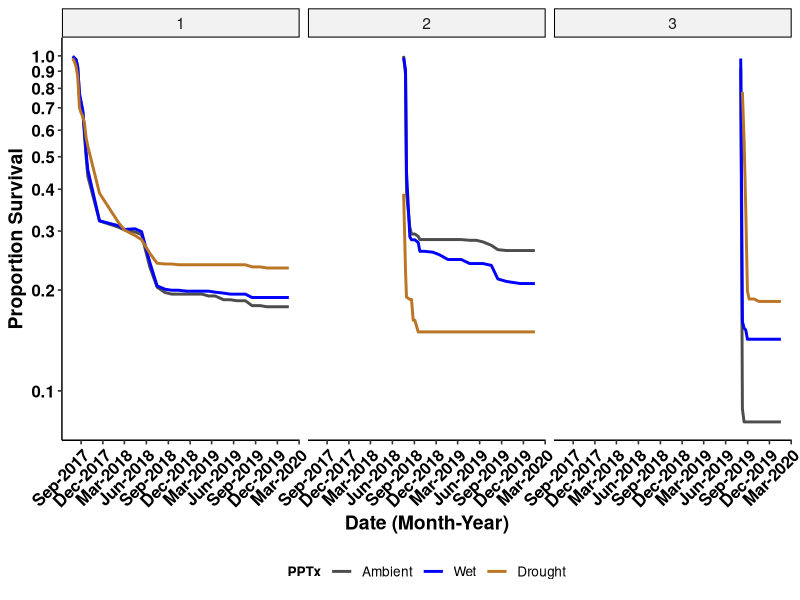
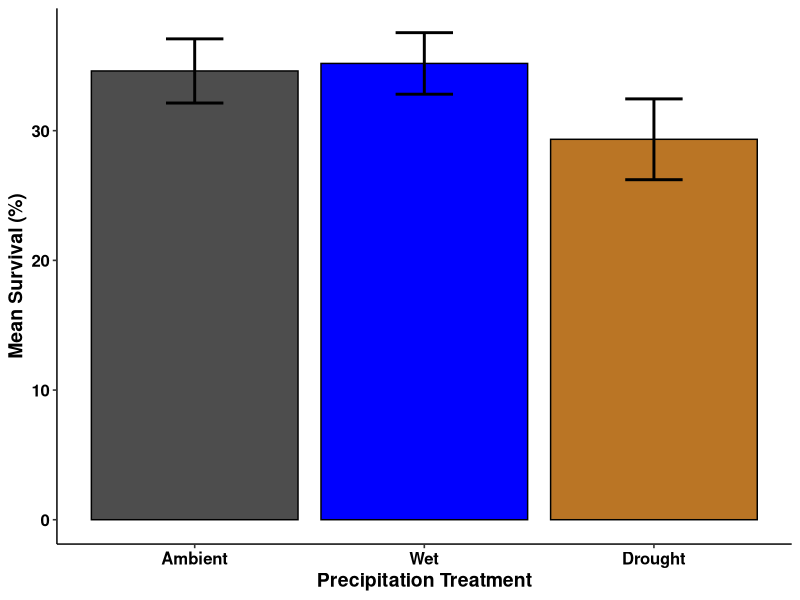
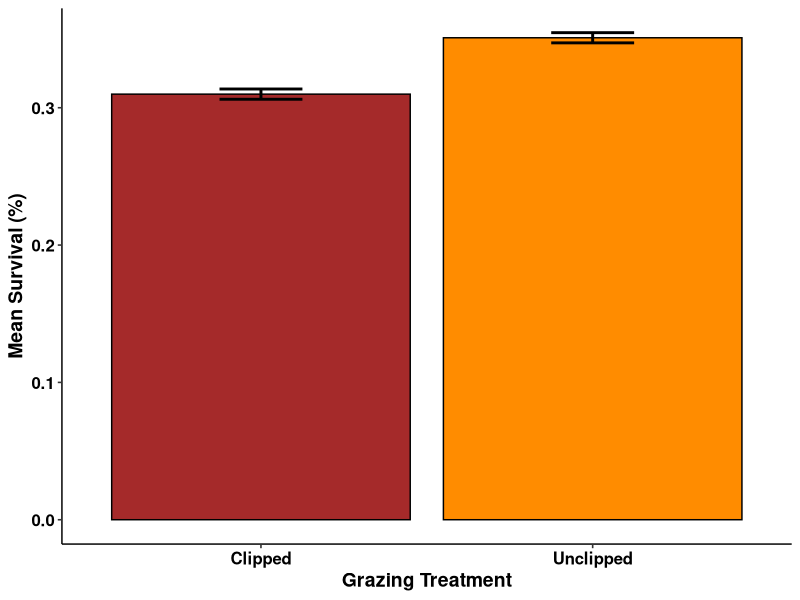
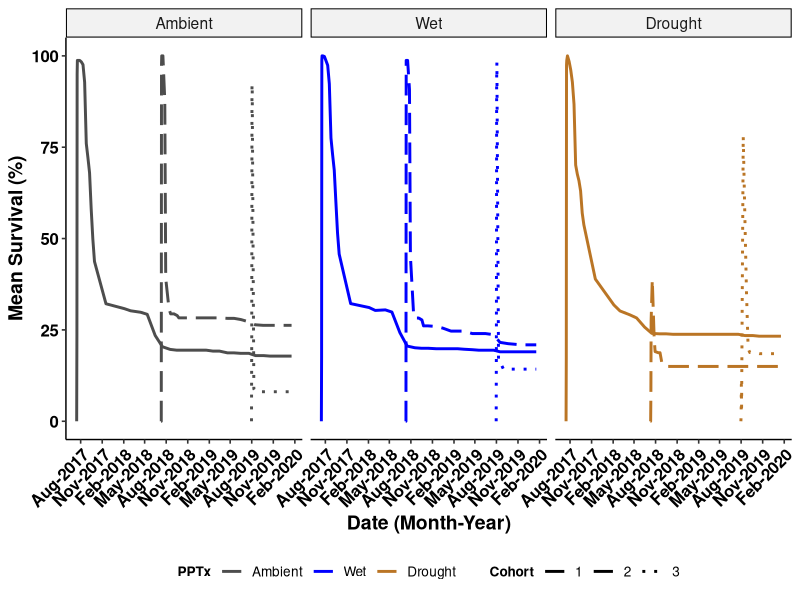
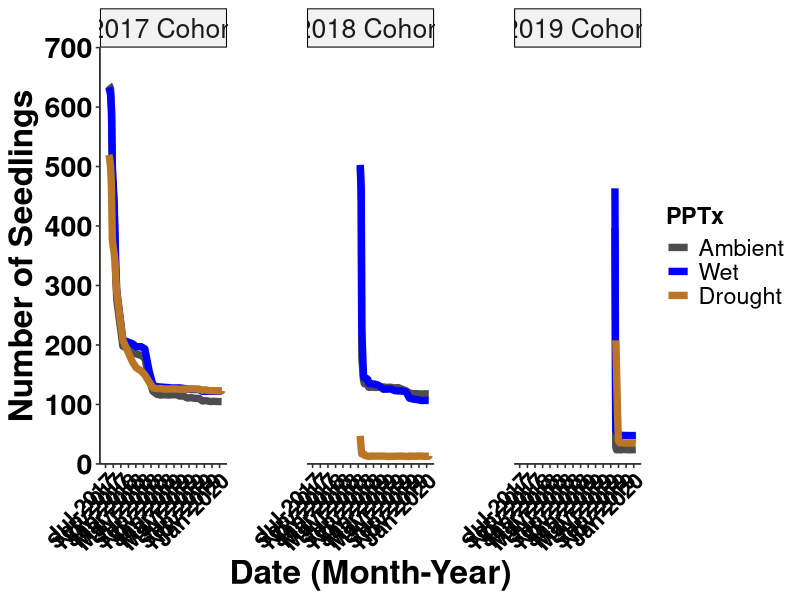
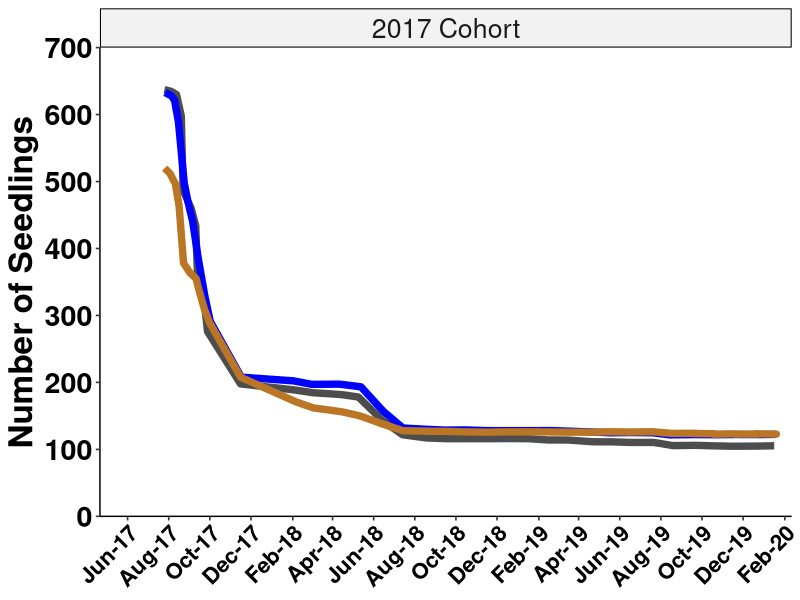
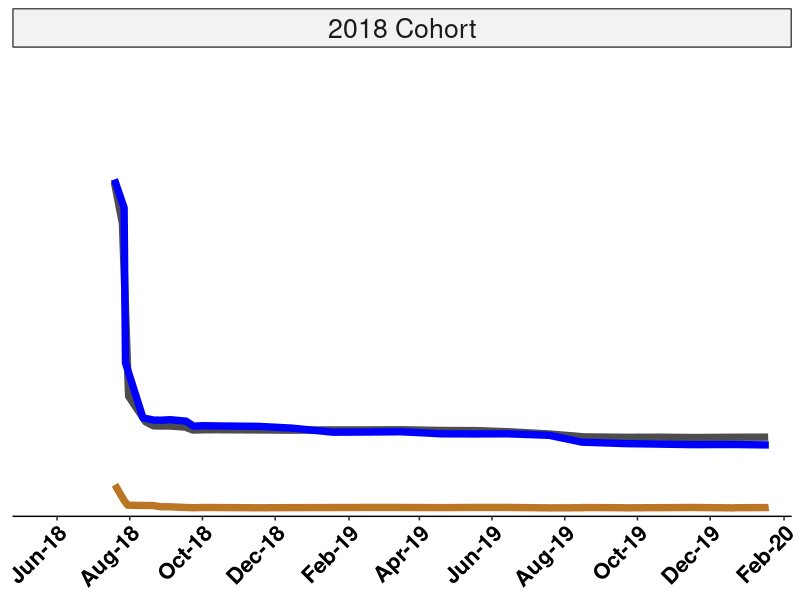
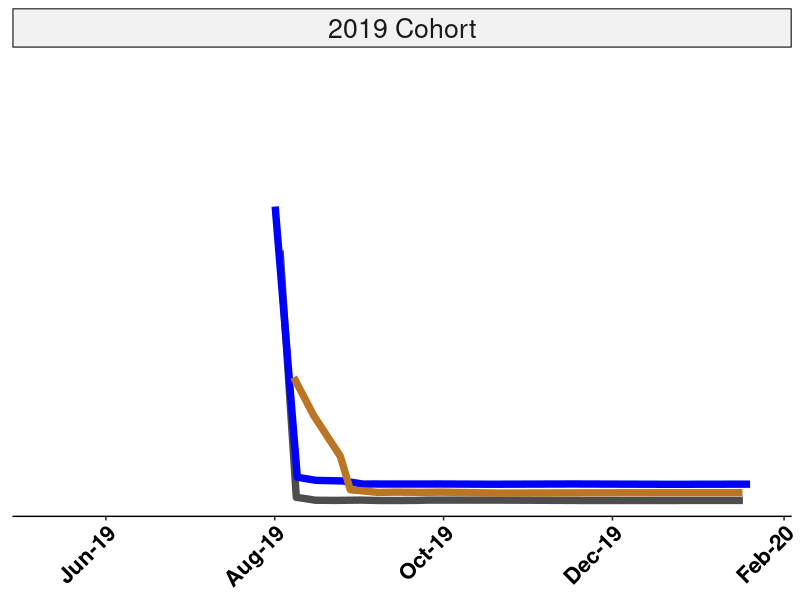

These figures' R source, in order:
# USDA Rainout - Santa Rita Experimental Range
# Data visualizations-main
# Austin Rutherford
# email:arutherford@email.arizona.edu
# 2021-03-29

# Load packages
library(tidyverse)
library(forcats)
library(vroom)
library(ggpubr)
library(glmmTMB)
library(dplyr)

### Read in clean seedlings data with model outputs from "srer_rainout_stats_summarize"
seedlings_obs <- vroom("Data/seedlings_obs.csv",
                   col_types = c(.default = "f",
                                 ObsID = "i",
                                 date = "D",
                                 survival = "i",
                                 died = "i",
                                 tot_germination = "i",
                                 herb_lived = "i",
                                 herb_died = "i",
                                 tot_herbivory = "i",
                                 granivory = "i",
                                 res_surv = "d",
                                 sim_surv = "d",
                                 sim_fit_surv = "d",
                                 pred_surv = "d"))
str(seedlings_obs)
glimpse(seedlings_obs)

# create data set for raw survival data
tot_surv <- seedlings_obs %>% 
  mutate(surv_perc = ((survival/tot_germination))) %>% 
  mutate(surv_perc = replace_na(surv_perc, 0)) %>% 
  group_by(precip, cohort, date) %>% 
  summarise(mean_surv = mean(surv_perc),
            count_surv = sum(survival),
            sd_surv = sd(surv_perc),
            counts = n(),
            se_surv = (sd_surv/sqrt(counts))) %>%
  mutate(upper = mean_surv + se_surv,
         lower = mean_surv - se_surv,
         date = as.Date(date))

summary(tot_surv)

# survivorship curve, remove the lead up
surv_small_1 <- tot_surv %>% 
  filter(cohort == 1) %>% 
  filter(date > "2017-07-21")

surv_small_2 <- tot_surv %>% 
  filter(cohort == 2) %>% 
  filter(date >= "2018-07-18")

surv_small_3 <- tot_surv %>% 
  filter(cohort == 3 & precip != "RO") %>% # to start with all max values, need to cut one more date from RO..delayed germ
  filter(date >= "2019-08-03")

surv_small_drought <- tot_surv %>% 
  filter(precip == "RO" & date >= "2019-08-10")

surv_small_all <- rbind(surv_small_1, surv_small_2, surv_small_3, surv_small_drought) %>% 
  mutate(date = as.Date(date))


line_surv_curv <- surv_small_all %>% 
  mutate(precip = recode_factor(precip,
                                "Control" = "Ambient",
                                "IR" = "Wet",
                                "RO" = "Drought")) %>% 
  ggplot(aes(x = date, y = mean_surv, group = precip, color = precip)) + 
  scale_color_manual(values = c("grey30", "blue1", "#ba7525")) +
  scale_x_date(date_labels = "%b-%Y", date_breaks = "3 months") +
  geom_line(aes(), stat = "identity", size = 1) + 
  scale_fill_manual(values = c("grey30","blue1", "red1")) +
  scale_y_log10(breaks = seq(0, 1, 0.10))+
  labs(y = "Proportion Survival",
       x = "Date (Month-Year)",
       color = "PPTx") +
  facet_wrap(~cohort, ncol = 3, nrow = 1) +
  theme_pubr(legend = "bottom", x.text.angle = 45) +
  labs_pubr()

line_surv_curv

# bar fig of survival
bar_surv_fig <- tot_surv %>%
  group_by(precip) %>% 
  summarise(mean_precip_per = (100*mean(mean_surv)),
            mean_se_per = (100*mean(se_surv))) %>%
  mutate(upper = mean_precip_per + mean_se_per,
         lower = mean_precip_per - mean_se_per) %>%
  mutate(precip = recode_factor(precip,
                                      "Control" = "Ambient",
                                      "IR" = "Wet",
                                       "RO" = "Drought", .ordered = TRUE)) %>% 
  ggplot(mapping = aes(x = precip, y = mean_precip_per, fill = precip)) +
  geom_bar(stat="identity", color = "black", position=position_dodge()) +
  geom_errorbar(aes(ymin = lower, ymax = upper), width = 0.25, position = position_dodge(), size = 1) +
  scale_fill_manual(values = c("grey30","blue1","#ba7525")) +
  scale_x_discrete(labels = c("Ambient","Wet", "Drought")) +
  labs(y = "Mean Survival (%)",
       x = "Precipitation Treatment") +
  theme_pubr(legend = "none") +
  labs_pubr()

bar_surv_fig

ggsave(filename = "Figures_Tables/bar_mean_surv.tiff",
       plot = bar_surv_fig,
       dpi = 800,
       width = 22,
       height = 12,
       units = "in",
       compression = "lzw")

# create data set for clip
tot_surv_c <- seedlings_obs %>% 
  mutate(surv_perc = ((survival/tot_germination))) %>% 
  mutate(surv_perc = replace_na(surv_perc, 0)) %>% 
  group_by(clip) %>% 
  summarise(mean_surv = mean(surv_perc),
            count_surv = sum(surv_perc),
            sd_surv = sd(surv_perc),
            counts = n(),
            se_surv = (sd_surv/sqrt(counts))) %>%
  mutate(upper = mean_surv + se_surv,
         lower = mean_surv - se_surv)

bar_cliponly_fig <- tot_surv_c %>%
  ggplot(mapping = aes(x = clip, y = mean_surv, fill = clip)) +
  geom_bar(stat="identity", color = "black", position=position_dodge()) +
  geom_errorbar(aes(ymin = lower, ymax = upper), width = 0.25, position = position_dodge(), size = 1) +
  scale_fill_manual(values = c("brown","darkorange")) +
  scale_x_discrete(labels = c("Clipped","Unclipped")) +
  labs(y = "Mean Survival (%)",
       x = "Grazing Treatment") +
  theme_pubr(legend = "none") +
  labs_pubr()

bar_cliponly_fig

ggsave(filename = "Figures_Tables/bar_cliponly_surv.tiff",
       plot = bar_cliponly_fig,
       dpi = 800,
       width = 22,
       height = 12,
       units = "in",
       compression = "lzw")

# plot survival over time, all dates
line_mean_surv <- tot_surv %>% 
  mutate(precip = recode_factor(precip,
                                "Control" = "Ambient",
                                "IR" = "Wet",
                                "RO" = "Drought", .ordered = TRUE)) %>% 
  ggplot(aes(x = date, y = 100*mean_surv, group = cohort, color = precip)) + 
  scale_color_manual(values = c("grey30", "blue1", "#ba7525")) +
  #scale_y_continuous(breaks = seq(0, 120, 10), expand = c(0.02,0)) +
  scale_x_date(date_labels = "%b-%Y", date_breaks = "3 months") +
  geom_line(aes(linetype = cohort), stat = "identity", size = 1) + 
  scale_linetype_manual(values=c("solid","longdash", "dotted")) +
  scale_fill_manual(values = c("grey30","blue1", "red1")) +
  ylim(0, 100) +
  labs(y = "Mean Survival (%)",
       x = "Date (Month-Year)",
       color = "PPTx",
       linetype = "Cohort") +
  facet_wrap(~precip, ncol = 3, nrow = 1) +
  theme_pubr(legend = "bottom", x.text.angle = 45) +
  labs_pubr()

line_mean_surv

ggsave(filename = "Figures_Tables/seedlings/line_mean_surv.tiff",
       plot = line_mean_surv,
       dpi = 800,
       width = 22,
       height = 12,
       units = "in",
       compression = "lzw")


# remove the lead up survival to start max for each cohort (following Archer suggestions)
surv_small_1 <- tot_surv %>% 
  filter(cohort == 1) %>% 
  filter(date > "2017-07-21")

surv_small_2 <- tot_surv %>% 
  filter(cohort == 2) %>% 
  filter(date >= "2018-07-18")

surv_small_3 <- tot_surv %>% 
  filter(cohort == 3 & precip != "RO") %>% # to start with all max values, need to cut one more date from RO..delayed germ
  filter(date >= "2019-08-03")

surv_small_drought <- tot_surv %>% 
  filter(precip == "RO" & date >= "2019-08-10")

surv_small_all <- rbind(surv_small_1, surv_small_2, surv_small_3, surv_small_drought) %>% 
  mutate(date = as.Date(date))

range <-  c(as.Date("2017-06-15"), as.Date("2020-02-01"))

line_mean_surv_archer <- surv_small_all %>% 
  mutate(precip = recode_factor(precip,
                                "Control" = "Ambient",
                                "IR" = "Wet",
                                "RO" = "Drought", .ordered = TRUE)) %>%
  mutate(cohort = recode_factor(cohort,
                                "1" = "2017 Cohort",
                                "2" = "2018 Cohort",
                                "3" = "2019 Cohort")) %>%
  ggplot(aes(x = date, y = count_surv, group = precip, color = precip)) + 
  scale_color_manual(values = c("grey30", "blue1", "#ba7525")) +
  scale_y_continuous(limits = c(0,700), breaks = seq(0, 700, 100), expand = c(0,0)) +
  scale_x_date(date_labels = "%b-%Y", date_breaks = "2.5 months", expand = c(0.03,0.03), limits = range) +
  geom_line(aes(), stat = "identity", size = 2.5, position = "jitter") + 
  #scale_linetype_manual(values=c("solid","longdash", "dotted")) +
  scale_fill_manual(values = c("grey30","blue1", "red1")) +
  #ylim(0, 700) +
  labs(y = "Number of Seedlings",
       x = "Date (Month-Year)",
       color = "PPTx") +
  facet_wrap(~cohort, ncol = 3, nrow = 1, scales = "free_x") +
  theme_pubr(legend = "right", x.text.angle = 45) +
  theme(panel.spacing.x = unit(4, "lines")) +
  labs_pubr(base_size = 24)+
  theme(axis.text.x=element_text(size=16))

line_mean_surv_archer

ggsave(filename = "Figures_Tables/seedlings/line_mean_surv_archer.tiff",
       plot = line_mean_surv_archer,
       dpi = 800,
       width = 22,
       height = 12,
       units = "in",
       compression = "lzw")

# create a separate plot for each cohort, then combine to set date ranges/scales
# for each cohort 

surv_1 <- surv_small_all %>% filter(cohort == "1")

surv_2 <- surv_small_all %>% filter(cohort == "2")

surv_3 <- surv_small_all %>% filter(cohort == "3")

range1 <-  c(as.Date("2017-05-01"), as.Date("2020-02-01"))

line_mean_surv_archer_1 <- surv_1 %>% 
  mutate(precip = recode_factor(precip,
                                "Control" = "Ambient",
                                "IR" = "Wet",
                                "RO" = "Drought", .ordered = TRUE)) %>%
  mutate(cohort = recode_factor(cohort,
                                "1" = "2017 Cohort")) %>%
  ggplot(aes(x = date, y = count_surv, group = precip, color = precip)) + 
  scale_color_manual(values = c("grey30", "blue1", "#ba7525")) +
  scale_y_continuous(limits = c(0,700), breaks = seq(0, 700, 100), expand = c(0,0)) +
  scale_x_date(date_labels = "%b-%y", date_breaks = "2.75 months", expand = c(0.01, 0), limits = range1) +
  geom_line(aes(), stat = "identity", size = 2.5, position = "jitter") + 
  scale_fill_manual(values = c("grey30","blue1", "red1")) +
  labs(y = "Number of Seedlings",
       x = NULL,
       color = "PPTx") +
  facet_wrap(~cohort) +
  theme_pubr(legend = "none", x.text.angle = 45) +
  #theme(plot.margin =  unit(c(0,1,0,0),"inches")) +
  labs_pubr(base_size = 24)+
  theme(axis.text.x=element_text(size=16))

line_mean_surv_archer_1

range2 <-  c(as.Date("2018-05-01"), as.Date("2020-02-01"))

line_mean_surv_archer_2 <- surv_2 %>% 
  mutate(precip = recode_factor(precip,
                                "Control" = "Ambient",
                                "IR" = "Wet",
                                "RO" = "Drought", .ordered = TRUE)) %>%
  mutate(cohort = recode_factor(cohort,
                                "2" = "2018 Cohort")) %>%
  ggplot(aes(x = date, y = count_surv, group = precip, color = precip)) + 
  scale_color_manual(values = c("grey30", "blue1", "#ba7525")) +
  scale_y_continuous(limits = c(0,700), breaks = seq(0, 700, 100), expand = c(0,0)) +
  scale_x_date(date_labels = "%b-%y", date_breaks = "2.75 months", expand = c(0.01,0), limits = range2) +
  geom_line(aes(), stat = "identity", size = 2.5, position = "jitter") + 
  scale_fill_manual(values = c("grey30","blue1", "red1")) +
  labs(y = NULL,
       x = NULL,
       color = "PPTx") +
  facet_wrap(~cohort) +
  theme_pubr(legend = "none", x.text.angle = 45) +
  #theme(plot.margin =  unit(c(0,1,0,0),"inches")) +
  labs_pubr(base_size = 24)+
  theme(axis.text.x=element_text(size=16),
        axis.text.y = element_blank(),
        axis.ticks.y = element_blank(),
        axis.line.y = element_blank())

line_mean_surv_archer_2

range3 <-  c(as.Date("2019-05-01"), as.Date("2020-02-01"))

line_mean_surv_archer_3 <- surv_3 %>% 
  mutate(precip = recode_factor(precip,
                                "Control" = "Ambient",
                                "IR" = "Wet",
                                "RO" = "Drought", .ordered = TRUE)) %>%
  mutate(cohort = recode_factor(cohort,
                                "3" = "2019 Cohort")) %>%
  ggplot(aes(x = date, y = count_surv, group = precip, color = precip)) + 
  scale_color_manual(values = c("grey30", "blue1", "#ba7525")) +
  scale_y_continuous(limits = c(0,700), breaks = seq(0, 700, 100), expand = c(0,0)) +
  scale_x_date(date_labels = "%b-%y", date_breaks = "2.75 months", expand = c(0.01,0), limits = range3) +
  geom_line(aes(), stat = "identity", size = 2.5, position = "jitter") + 
  scale_fill_manual(values = c("grey30","blue1", "red1")) +
  labs(y = NULL,
       x = NULL,
       color = "PPTx") +
  facet_wrap(~cohort) +
  theme_pubr(legend = "none", x.text.angle = 45) +
  #theme(plot.margin =  unit(c(0,1,0,0),"inches")) +
  labs_pubr(base_size = 24)+
  theme(axis.text.x=element_text(size=16),
        axis.text.y = element_blank(),
        axis.ticks.y = element_blank(),
        axis.line.y = element_blank())

line_mean_surv_archer_3

# combine the three figs into one
tot_surv_fig <- gridExtra::grid.arrange(line_mean_surv_archer_1, 
                             line_mean_surv_archer_2,
                             line_mean_surv_archer_3,
                             ncol = 3)

tot_surv_fig

ggsave(filename = "Figures_Tables/seedlings/line_mean_surv_tot.tiff",
       plot = tot_surv_fig,
       dpi = 800,
       width = 22,
       height = 12,
       units = "in",
       compression = "lzw")

surv_small_all %>% 
  group_by(precip, cohort) %>% 
  summarise(max = max(count_surv),
            min = min(count_surv))


# calculate summary info
tot_surv_summary <- seedlings_obs %>% 
  mutate(surv_perc = ((survival/tot_germination))) %>% 
  mutate(surv_perc = replace_na(surv_perc, 0)) %>% 
  group_by(precip, cohort, date) %>% 
  summarise(mean_surv = 100*mean(surv_perc),
            sd_surv = 100*sd(surv_perc),
            counts = n(),
            se_surv = (sd_surv/sqrt(counts))) %>%
  mutate(upper = mean_surv + se_surv,
         lower = mean_surv - se_surv)

tot_surv_summary_full <- seedlings_obs %>% 
  mutate(surv_perc = ((survival/tot_germination))) %>% 
  mutate(surv_perc = replace_na(surv_perc, 0)) %>% 
  group_by(precip, excl, clip) %>% 
  summarise(mean_surv = 100*mean(surv_perc),
            sd_surv = 100*sd(surv_perc),
            counts = n(),
            se_surv = (sd_surv/sqrt(counts))) %>%
  mutate(upper = mean_surv + se_surv,
         lower = mean_surv - se_surv)

tot_surv_summary_pcohort <- seedlings_obs %>% 
  mutate(surv_perc = ((survival/tot_germination))) %>% 
  mutate(surv_perc = replace_na(surv_perc, 0)) %>% 
  group_by(precip, cohort) %>% 
  summarise(mean_surv = 100*mean(surv_perc),
            sd_surv = 100*sd(surv_perc),
            counts = n(),
            se_surv = (sd_surv/sqrt(counts))) %>%
  mutate(upper = mean_surv + se_surv,
         lower = mean_surv - se_surv)

# create data set for precip and excl and clip
tot_surv_pce <- seedlings_obs %>% 
  mutate(surv_perc = ((survival/tot_germination))) %>% 
  mutate(surv_perc = replace_na(surv_perc, 0)) %>% 
  group_by(precip, excl, clip) %>% 
  summarise(mean_surv = 100*mean(surv_perc),
            sd_surv = 100*sd(surv_perc),
            counts = n(),
            se_surv = (sd_surv/sqrt(counts))) %>%
  mutate(upper = mean_surv + se_surv,
         lower = mean_surv - se_surv)

bar_pce_fig <- tot_surv_pce %>%
  mutate(precip = recode_factor(precip,
                                "Control" = "Ambient",
                                "IR" = "Wet",
                                "RO" = "Drought", .ordered = TRUE)) %>% 
  mutate(excl = recode_factor(excl, 
                              "Control" = "None",
                              "Ants" = "Ants Excl",
                              "Rodents" = "Rodents Excl",
                              "Total" = "Total Excl")) %>% 
  ggplot(mapping = aes(x = precip, y = mean_surv, fill = precip)) +
  geom_bar(stat="identity", color = "black", position=position_dodge()) +
  geom_errorbar(aes(ymin = lower, ymax = upper), width = 0.25, position = position_dodge(), size = 1) +
  scale_fill_manual(values = c("grey30", "blue1", "#ba7525")) +
  scale_x_discrete(labels = c("Ambient", "Wet", "Drought")) +
  ylim(0, 60) +
  labs(y = "Seedling Survival (%)",
       x = "Precipitation Treatment") +
  theme_pubr(legend = "none") +
  facet_grid(cols = vars(clip), rows = vars(excl)) +
  labs_pubr(base_size = 24) +
  theme(legend.position="none", 
        panel.border = element_blank(), 
        panel.spacing.x = unit(1,"line"))

bar_pce_fig

ggsave(filename = "Figures_Tables/bar_alltx_surv.tiff",
       plot = bar_pce_fig,
       dpi = 800,
       width = 22,
       height = 12,
       units = "in",
       compression = "lzw")

# create data set for precip and clip
tot_surv_pc <- seedlings_obs %>%
  mutate(surv_perc = ((survival/tot_germination))) %>% 
  mutate(surv_perc = replace_na(surv_perc, 0)) %>% 
  group_by(precip, clip) %>% 
  summarise(mean_surv = 100*mean(surv_perc),
            sd_surv = 100*sd(surv_perc),
            counts = n(),
            se_surv = (sd_surv/sqrt(counts))) %>%
  mutate(upper = mean_surv + se_surv,
         lower = mean_surv - se_surv)

bar_clip_fig <- tot_surv_pc %>%
  mutate(precip = recode_factor(precip,
                                "Control" = "Ambient",
                                "IR" = "Wet",
                                "RO" = "Drought", .ordered = TRUE)) %>% 
  ggplot(mapping = aes(x = clip, y = mean_surv, fill = clip)) +
  geom_bar(stat="identity", color = "black", position=position_dodge()) +
  geom_errorbar(aes(ymin = lower, ymax = upper), width = 0.25, position = position_dodge(), size = 1) +
  scale_fill_manual(values = c("brown","darkorange")) +
  scale_x_discrete(labels = c("Clipped","Unclipped")) +
  ylim(0, 40) +
  labs(y = "Seedling Survival (%)",
       x = "") +
  theme_pubr(legend = "none") +
  facet_wrap(~precip)+
  labs_pubr(base_size = 24)

bar_clip_fig

ggsave(filename = "Figures_Tables/bar_clip_surv.tiff",
       plot = bar_clip_fig,
       dpi = 800,
       width = 22,
       height = 12,
       units = "in",
       compression = "lzw")
